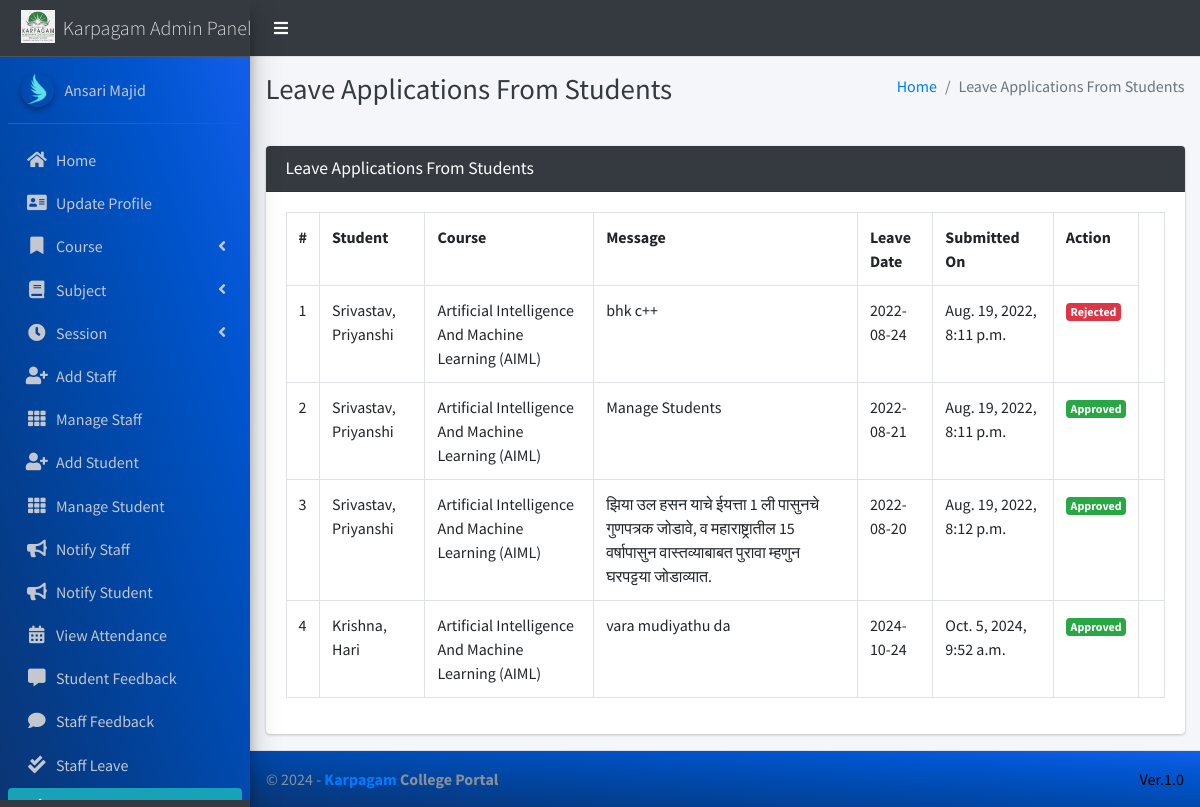
The page /student/view/leave/ (signed in) on the database its author committed.
### main_app/models.py (models this page shows)
class CustomUser(AbstractUser):
    USER_TYPE = ((1, "HOD"), (2, "Staff"), (3, "Student"))
    GENDER = [("M", "Male"), ("F", "Female")]
    username = None  # Removed username, using email instead
    email = models.EmailField(unique=True)
    user_type = models.CharField(default=1, choices=USER_TYPE, max_length=1)
    gender = models.CharField(max_length=1, choices=GENDER)
    profile_pic = models.ImageField()
    address = models.TextField()
    fcm_token = models.TextField(default="")  # For firebase notifications
    created_at = models.DateTimeField(auto_now_add=True)
    updated_at = models.DateTimeField(auto_now=True)
    USERNAME_FIELD = "email"
    REQUIRED_FIELDS = []
    objects = CustomUserManager()
    def __str__(self):
        return  self.first_name + " " + self.last_name

class LeaveReportStudent(models.Model):
    student = models.ForeignKey(Student, on_delete=models.CASCADE)
    date = models.CharField(max_length=60)
    message = models.TextField()
    status = models.SmallIntegerField(default=0)
    created_at = models.DateTimeField(auto_now_add=True)
    updated_at = models.DateTimeField(auto_now=True)

class Student(models.Model):
    admin = models.OneToOneField(CustomUser, on_delete=models.CASCADE)
    course = models.ForeignKey(Course, on_delete=models.DO_NOTHING, null=True, blank=False)
    session = models.ForeignKey(Session, on_delete=models.DO_NOTHING, null=True)
    def __str__(self):
        return self.admin.last_name + ", " + self.admin.first_name

class Course(models.Model):
    name = models.CharField(max_length=120)
    created_at = models.DateTimeField(auto_now_add=True)
    updated_at = models.DateTimeField(auto_now=True)
    def __str__(self):
        return self.name

### main_app/hod_views.py (the view, shortened to what this page needs)
# urls.py: path("student/view/leave/", hod_views.view_student_leave,
@csrf_exempt
def view_student_leave(request):
    if request.method != 'POST':
        allLeave = LeaveReportStudent.objects.all()
        context = {
            'allLeave': allLeave,
            'page_title': 'Leave Applications From Students'
        }
        return render(request, "hod_template/student_leave_view.html", context)

### main_app/templates/hod_template/student_leave_view.html (shortened to what this page needs)
{% extends 'main_app/base.html' %}
{% load static %}
{% block page_title %}{{page_title}}{% endblock page_title %}
{% block content %}
<section class="content">
    <div class="container-fluid">
        <div class="row">
            <div class="col-md-12">
                <div class="card card-dark">
                    <div class="card-header">
                        <h3 class="card-title">{{page_title}}</h3>
                    </div>
                    <div class="table card-body">
                        <table class="table table-bordered table-hover">
                            <tr>
                                <th>#</th>
                                <th>Student</th>
                                <th>Course</th>
                                <th>Message</th>
                                <th>Leave Date</th>
                                <th>Submitted On</th>
                                <th>Action</th>
                            </tr>
                            {% for leave in  allLeave %}
                              <tr>
                                  <td>{{forloop.counter}}</td>
                                  <td>{{leave.student}}</td>
                                  <td>{{leave.student.course}}</td>
                                  <td>{{leave.message}}</td>
                                  <td>{{leave.date}}</td>
                                  <td>{{leave.created_at}}</td>
                                      {% if leave.status == 0 %}
                                           <td> <button data-toggle = "modal" data-target = "#reply_modal" value="{{leave.id}}" class="btn btn-success reply_open_modal">Reply</button>
{% elif leave.status == -1 %}
<td><span  class='badge badge-danger'>Rejected</span></td>
{% else %}
<td><span  class='badge badge-success'>Approved</span></td>
                                            <td>{{feedback.updated_at}}</td>
                                      {% endif %}
                              </tr>
                            {% endfor %}
                        </table>
                    </div>
                    </div>
            </div>
        </div>
    </div>
</section>
{% endblock content %}

### main_app/templates/main_app/sidebar_template.html (shortened to what this page needs)
{% load static %}
<aside class="main-sidebar sidebar-dark-info elevation-4">
    {% if request.user.user_type == '1' %}
    <a href="{% url 'admin_home' %}" class="brand-link">
        <img src="{% static 'dist/img/virusx.png' %} " alt="Karpagam LOGO"
            class="brand-image " >
        <span class="brand-text font-weight-light" >Karpagam Admin Panel</span>
    </a>
    <div class="sidebar" style="background-image: linear-gradient(to right top, #0b3574, #033f91, #004aae, #0054cc, #125eeb);">
        <div class="user-panel mt-3 pb-3 mb-3 d-flex">
            <div class="image">
                <img src="{{ request.user.profile_pic}}" class="img-circle elevation-2" alt="User Image">
            </div>
            <div class="info">
                <a href="#" class="d-block">{{user}}</a>
            </div>
        </div>
        <nav class="mt-2">
            <ul class="nav nav-pills nav-sidebar flex-column" data-widget="treeview" role="menu" data-accordion="false">
                <li class="nav-item">
                    {% url 'admin_home' as admin_home %}
                    <a href="{{admin_home}}" class="nav-link {% if admin_home == request.path %} active {% endif %}">
                        <i class="nav-icon fas fa-home"></i>
                        <p>
                            Home
                        </p>
                    </a>
                </li>
                <li class="nav-item">
                    {% url 'admin_view_profile' as admin_view_profile %}
                    <a href="{{admin_view_profile}}"
                        class="nav-link {% if admin_view_profile == request.path %} active {% endif %}">
                        <i class="nav-icon fas fa-address-card"></i>
                        <p>
                            Update Profile
                        </p>
                    </a>
                </li>
                <li class="nav-item has-treeview">
                    <a href="#" class="nav-link" >
                        <i class="nav-icon fas fa-bookmark"></i>
                        <p>
                            Course
                            <i class="fas fa-angle-left right"></i>
                        </p>
                    </a>
                </li>
                <li class="nav-item has-treeview">
                    <a href="#" class="nav-link">
                        <i class="nav-icon fas fa-book"></i>
                        <p>
                            Subject
                            <i class="fas fa-angle-left right"></i>
                        </p>
                    </a>
                </li>
                <li class="nav-item has-treeview">
                    <a href="#" class="nav-link">
                        <i  class="nav-icon fas fa-clock"></i>
                        <p>
                            Session
                            <i class="fas fa-angle-left right"></i>
                        </p>
                    </a>
                </li>
                <li class="nav-item">
                    {% url 'add_staff' as add_staff %}
                    <a href="{{add_staff}}" class="nav-link {% if add_staff == request.path %} active {% endif %}">
                        <i class="nav-icon fas fa-user-plus"></i>
                        <p>
                            Add Staff
                        </p>
                    </a>
                </li>
                <li class="nav-item">
                    {% url 'manage_staff' as manage_staff %}
                    {% url 'edit_staff' staff_id as edit_staff %}
                    <a href="{{manage_staff}}"
                        class="nav-link {% if manage_staff == request.path or request.path == edit_staff %} active {% endif %}">
                        <i class="nav-icon fas fa-th"></i>
                        <p>
                            Manage Staff
                        </p>
                    </a>
                </li>
                <li class="nav-item">
                    {% url 'add_student' as add_student%}
                    <a href="{{add_student}}" class="nav-link  {% if add_student == request.path %} active {% endif %}">
                        <i class="nav-icon fas fa-user-plus"></i>
                        <p>
                            Add Student
                        </p>
                    </a>
                </li>
                <li class="nav-item">
                    {% url 'manage_student' as manage_student %}
                    {% url 'edit_student' student_id as edit_student %}
                    <a href="{{manage_student}}"
                        class="nav-link  {% if edit_student == request.path or manage_student == request.path %} active {% endif %}">
                        <i class="nav-icon fas fa-th"></i>
                        <p>
                            Manage Student
                        </p>
                    </a>
                </li>
                <li class="nav-item">
                    {% url 'admin_notify_staff' as admin_notify_staff %}
                    <a href="{{admin_notify_staff}}"
                        class="nav-link {% if admin_notify_staff == request.path %} active {% endif %}">
                        <i class="nav-icon fas fa-bullhorn"></i>
                        <p>
                            Notify Staff
                        </p>
                    </a>
                </li>
                <li class="nav-item">
                    {% url 'admin_notify_student' as admin_notify_student %}
                    <a href="{{admin_notify_student}}"
                        class="nav-link {% if admin_notify_student == request.path %} active {% endif %}">
                        <i class="nav-icon fas fa-bullhorn"></i>
                        <p>
                            Notify Student
                        </p>
                    </a>
                </li>
                <li class="nav-item">
                    {% url 'admin_view_attendance' as admin_view_attendance %}
                <li class="nav-item">
                    <a href="{{admin_view_attendance}}"
                        class="nav-link  {% if admin_view_attendance == request.path %} active {% endif %}">
                        <i class="nav-icon fas fa-calendar-alt"></i>
                        <p>
                            View Attendance
                        </p>
                    </a>
                </li>
                <li class="nav-item">
                    {% url 'student_feedback_message' as student_feedback_message %}
                    <a href="{{ student_feedback_message }}"
                        class="nav-link  {% if student_feedback_message == request.path %} active {% endif %}">
                        <i class="nav-icon fas fa-comment-alt"></i>
                        <p>
                            Student Feedback
                        </p>
                    </a>
                </li>
                <li class="nav-item">
                    {% url 'staff_feedback_message' as staff_feedback_message %}
                    <a href="{{staff_feedback_message}}"
                        class="nav-link   {% if staff_feedback_message == request.path %} active {% endif %}">
                        <i  class="nav-icon fas fa-comment"></i>
                        <p>
                            Staff Feedback
                        </p>
                    </a>
                </li>
                <li class="nav-item">
                    {% url 'view_staff_leave' as view_staff_leave %}
                    <a href="{{view_staff_leave}}"
                        class="nav-link  {% if view_staff_leave == request.path %} active {% endif %}">
                        <i  class="nav-icon fas fa-check-double"></i>
                        <p>
                            Staff Leave
                        </p>
                    </a>
                </li>
                <li class="nav-item">
                    {% url 'view_student_leave' as view_student_leave %}
                    <a href="{% url 'view_student_leave' %}"
                        class="nav-link  {% if view_student_leave == request.path %} active {% endif %}">
                        <i  class="nav-icon fas fa-check-double"></i>
                        <p>
                        </p>
                    </a>
                </li>
                                        {% endif %}
                                    </ul>
                                </nav>
                            </div>
</aside>

### rows shown on the page
CustomUser: user.profile_pic (picture), first_name+last_name "Ansari Majid"
LeaveReportStudent: student "Srivastav, Priyanshi", student.course "Artificial Intelligence And Machine Learning (AIML)", message "bhk c++", date "2022-08-24", created_at "Aug. 19, 2022, 8:11 p.m.", status "Rejected"
LeaveReportStudent: student "Srivastav, Priyanshi", student.course "Artificial Intelligence And Machine Learning (AIML)", message "Manage Students", date "2022-08-21", created_at "Aug. 19, 2022, 8:11 p.m."
LeaveReportStudent: student "Srivastav, Priyanshi", student.course "Artificial Intelligence And Machine Learning (AIML)", message "झिया उल हसन याचे ईयत्ता 1 ली पासुनचे गुणपत्रक जोडावे, व महाराष्ट्रातील 15 वर्षापासुन वास्तव्याबाबत पुरावा म्हणुन घरपट्टया जोडाव्यात.", date "2022-08-20", created_at "Aug. 19, 2022, 8:12 p.m."
LeaveReportStudent: student "Krishna, Hari", student.course "Artificial Intelligence And Machine Learning (AIML)", message "vara mudiyathu da", date "2024-10-24", created_at "Oct. 5, 2024, 9:52 a.m."

### other values the page prints
{{ page_title }} "Leave Applications From Students"
